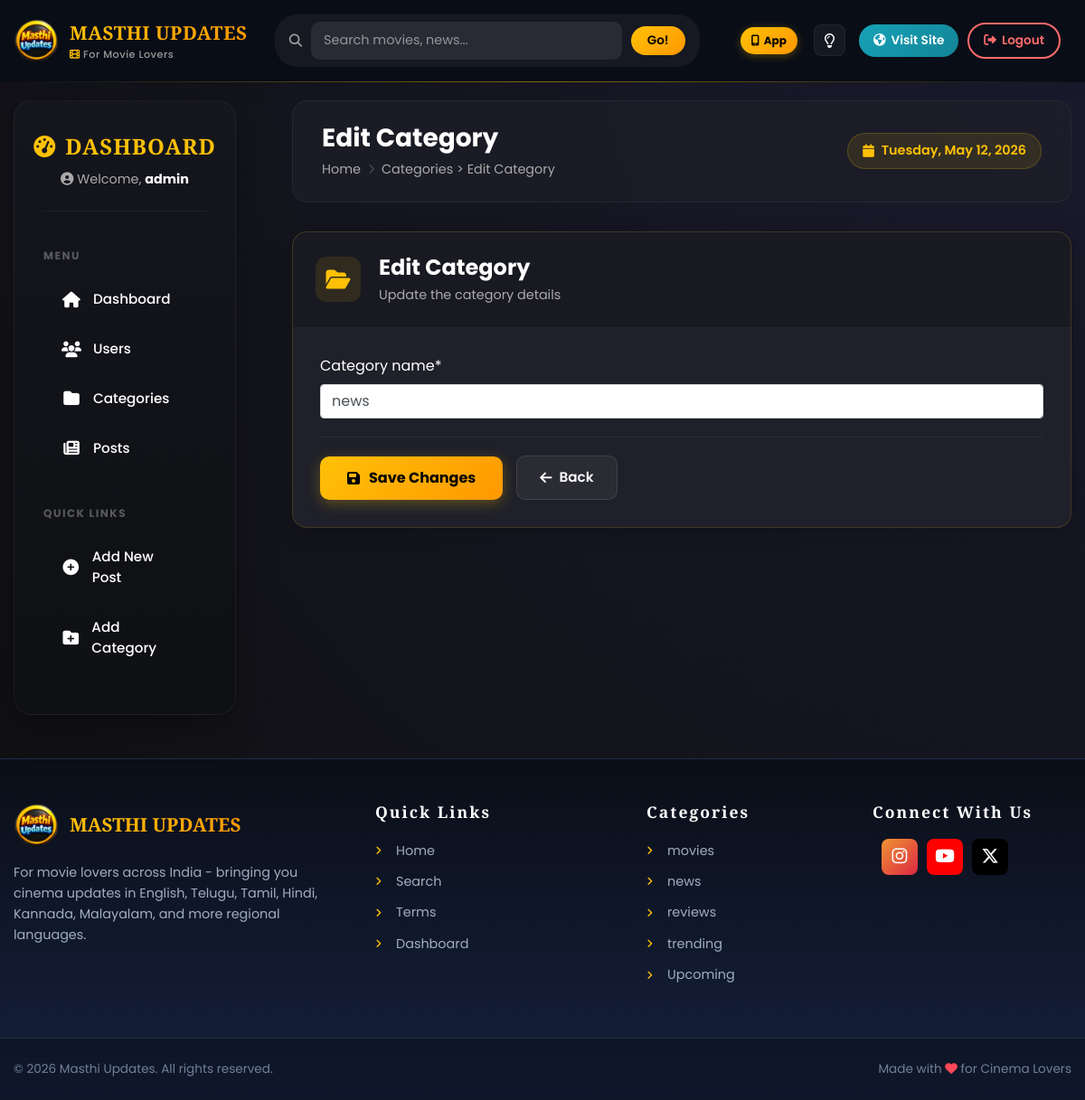
The page /dashboard/edit-category/2/ (signed in) on the database its author committed.
### blogs/models.py (models this page shows, shortened)
class Category(models.Model):
    category_name = models.CharField(max_length=200, unique=True)
    created_at = models.DateTimeField(auto_now_add=True)
    updated_at = models.DateTimeField(auto_now=True)
    class Meta:
        verbose_name_plural = 'Categories'

### dashboards/views.py (the view)
# urls.py: path('edit-category/<int:id>/',views.edit_category,name='edit_category'),
@login_required(login_url='login')
def edit_category(request, id):
    category = Category.objects.get(id=id)
    if request.method == "POST":
        form = CategoryForm(request.POST, instance=category)
        if form.is_valid():
            form.save()
            return redirect('categories')
    else:
        form = CategoryForm(instance=category)
    context = {
        'form': form,
        'category': category,
    }
    return render(request, 'dashboards/edit_category.html', context)

### dashboards/forms.py
class CategoryForm(forms.ModelForm):
    class Meta:
        model = Category
        fields = '__all__'
    def __init__(self, *args, **kwargs):
        super().__init__(*args, **kwargs)
        self.helper = FormHelper()
        self.helper.form_method = 'post'

### blogs/context_processors.py (called while the page is built)
def get_categories(request):
    categories = Category.objects.all()
    total_posts = Blog.objects.filter(status='Published').count()
    total_users = User.objects.count()
    total_languages = 8  # Based on the language selector (English + 7 Indian languages)
    return {
        'categories': categories,
        'site_stats': {
            'total_posts': total_posts,
            'total_users': total_users,
            'total_languages': total_languages,
        }
    }

def get_about(request):
    about=About.objects.first()
    return dict(about=about)

### dashboards/templates/dashboards/edit_category.html (shortened to what this page needs)
{% extends 'dashboards/base_dashboard.html' %}
{% load crispy_forms_tags %}
{% block page_title %}Edit Category{% endblock %}
{% block breadcrumb %}Categories > Edit Category{% endblock %}
{% block dashboard_content %}
<div class="form-card">
    <div class="form-header">
        <div class="form-icon edit-category-icon">
            <i class="fa-solid fa-folder-open"></i>
        </div>
        <div>
            <h4>Edit Category</h4>
            <p>Update the category details</p>
        </div>
    </div>
    <form action="{% url 'edit_category' category.id %}" method="post" class="enhanced-form">
        {{ form|crispy }}
        <div class="form-actions">
            <button type="submit" class="btn-submit">
                <i class="fa-solid fa-save"></i> Save Changes
            </button>
            <a href="{% url 'categories' %}" class="btn-cancel">
                <i class="fa-solid fa-arrow-left"></i> Back
            </a>
        </div>
    </form>
</div>
{% endblock %}

### dashboards/templates/dashboards/base_dashboard.html (shortened to what this page needs)
{% extends 'base.html' %}
{% load static %}
{% block extra_css %}
<link rel="stylesheet" href="{% static 'css/dashboard-pages.css' %}">
{% endblock %}
{% block content %}
<div class="dashboard-layout">
    <div class="row g-0">
        <div class="col-lg-3 col-md-4">
            <div class="dashboard-sidebar">
                <div class="sidebar-header">
                    <div class="sidebar-brand">
                        <i class="fas fa-gauge-high"></i>
                        <span>DASHBOARD</span>
                    </div>
                    <p class="sidebar-user">
                        <i class="fas fa-user-circle"></i>
                        Welcome, <strong>{{ request.user.username }}</strong>
                    </p>
                </div>
                <nav class="sidebar-nav">
                    <div class="nav-section">
                        <span class="nav-section-title">MENU</span>
                        <a href="{% url 'dashboard' %}"
                            class="sidebar-link {% if request.resolver_match.url_name == 'dashboard' %}active{% endif %}">
                            <i class="fas fa-home"></i>
                            <span>Dashboard</span>
                        </a>
                        {% if perms.auth.view_user %}
                        <a href="{% url 'users' %}"
                            class="sidebar-link {% if request.resolver_match.url_name == 'users' %}active{% endif %}">
                            <i class="fas fa-users"></i>
                            <span>Users</span>
                        </a>
                        {% endif %}
                        {% if perms.blogs.view_category %}
                        <a href="{% url 'categories' %}"
                            class="sidebar-link {% if request.resolver_match.url_name == 'categories' %}active{% endif %}">
                            <i class="fas fa-folder"></i>
                            <span>Categories</span>
                        </a>
                        {% endif %}
                        {% if perms.blogs.view_blog %}
                        <a href="{% url 'posts' %}"
                            class="sidebar-link {% if request.resolver_match.url_name == 'posts' %}active{% endif %}">
                            <i class="fas fa-newspaper"></i>
                            <span>Posts</span>
                        </a>
                        {% endif %}
                    </div>
                    <div class="nav-section">
                        <span class="nav-section-title">QUICK LINKS</span>
                        {% if perms.blogs.add_blog %}
                        <a href="{% url 'add_post' %}" class="sidebar-link">
                            <i class="fas fa-plus-circle"></i>
                            <span>Add New Post</span>
                        </a>
                        {% endif %}
                        {% if perms.blogs.add_category %}
                        <a href="{% url 'add_category' %}" class="sidebar-link">
                            <i class="fas fa-folder-plus"></i>
                            <span>Add Category</span>
                        </a>
                        {% endif %}
                        <a href="{% url 'home' %}" class="sidebar-link">
                        </a>
                    </div>
                </nav>
            </div>
        </div>
        <div class="col-lg-9 col-md-8">
            <div class="dashboard-main">
                <div class="dashboard-topbar">
                    <div class="topbar-left">
                        <h1 class="page-title">
                            {% block page_title %}Dashboard{% endblock %}
                        </h1>
                        <nav class="breadcrumb-nav">
                            <a href="{% url 'dashboard' %}">Home</a>
                            <i class="fas fa-chevron-right"></i>
                            <span>{% block breadcrumb %}Dashboard{% endblock %}</span>
                        </nav>
                    </div>
                    <div class="topbar-right">
                        <span class="current-date">
                            <i class="fas fa-calendar"></i>
                            <span id="currentDate"></span>
                        </span>
                    </div>
                </div>
                <div class="dashboard-content">
                    {% block dashboard_content %}{% endblock %}
                </div>
            </div>
        </div>
    </div>
</div>
{% endblock %}

### templates/base.html (shortened to what this page needs)
{% load static %}
<!DOCTYPE html>
<html lang="en">
<head>
    <link href="https://getbootstrap.com/docs/4.0/dist/css/bootstrap.min.css" rel="stylesheet">
    <link href="https://cdnjs.cloudflare.com/ajax/libs/font-awesome/6.5.1/css/all.min.css" rel="stylesheet">
    <link href="{% static 'css/blog.css' %}" rel="stylesheet">
    <link href="{% static 'css/homepage-cinematic.css' %}" rel="stylesheet">
    <link href="{% static 'css/slideshow-netflix-style.css' %}" rel="stylesheet">
    <link href="{% static 'css/advanced-ui.css' %}" rel="stylesheet">
    <link href="{% static 'css/advanced-ui.css' %}" rel="stylesheet">
    <link href="{% static 'css/professional-header-footer.css' %}" rel="stylesheet">
    {% block extra_css %}{% endblock %}
</head>
<body>
    <header class="site-header" id="siteHeader">
        <div class="container">
            <div class="row align-items-center header-row">
                <div class="col-auto">
                    <a href="{% url 'home' %}" class="header-logo">
                        <img src="{% static 'images/logo.png' %}" class="logo-img" alt="Logo">
                        <div class="brand-info">
                            <span class="brand-name">MASTHI UPDATES</span>
                            <span class="brand-tagline d-none d-lg-block">
                                <i class="fa-solid fa-film"></i> For Movie Lovers
                            </span>
                        </div>
                    </a>
                </div>
                <div class="col-md-5 d-none d-md-block">
                    <form action="{% url 'search' %}" method="get" class="search-form">
                        <div class="search-box">
                            <i class="fa-solid fa-search search-icon"></i>
                            <input type="text" class="search-input" name="keyword" placeholder="Search movies, news..."
                                autocomplete="off">
                            <button type="submit" class="search-btn">Go!</button>
                        </div>
                    </form>
                </div>
                <div class="col flex-grow-1 d-flex justify-content-end align-items-center">
                    <div class="header-actions">
                        <button id="installTriggerBtn" class="mobile-app-action-btn mr-2" title="Install App & Notify">
                            <i class="fa-solid fa-mobile-screen-button"></i>
                            <span class="d-none d-sm-inline">App</span>
                        </button>
                        <button id="themeToggle" class="action-btn" title="Toggle Theme">
                        </button>
                        {% if user.is_authenticated %}
                        {% if '/dashboard/' in request.path %}
                        <a href="{% url 'home' %}" class="action-btn-link" title="Visit Site">
                            <i class="fa-solid fa-earth-americas"></i>
                            <span class="d-none d-xl-inline">Visit Site</span>
                        </a>
                        {% endif %}
                        <a href="{% url 'logout' %}" class="action-btn-link logout" title="Logout">
                            <i class="fa-solid fa-sign-out-alt"></i>
                            <span class="d-none d-xl-inline">Logout</span>
                        </a>
                        {% else %}
                        <a href="{% url 'login' %}" class="auth-btn login">Log In</a>
                        <a href="{% url 'register' %}" class="auth-btn register">Sign Up</a>
                        {% endif %}
                    </div>
                </div>
            </div>
        </div>
    </header>
    <div class="container">
        {% block content %}{% endblock %}
    </div>
    <footer class="site-footer">
        <div class="footer-content">
            <div class="container">
                <div class="row">
                    <div class="col-lg-4 col-md-6 mb-4">
                        <div class="footer-brand">
                            <img src="{% static 'images/logo.png' %}" alt="Logo" class="footer-logo">
                            <h4>MASTHI UPDATES</h4>
                        </div>
                        <p class="footer-desc">
                            For movie lovers across India - bringing you cinema updates in English, Telugu, Tamil,
                            Hindi, Kannada, Malayalam, and more regional languages.
                        </p>
                    </div>
                    <div class="col-lg-3 col-md-6 mb-4">
                        <h5 class="footer-title">Quick Links</h5>
                        <ul class="footer-links">
                            <li><a href="{% url 'home' %}"><i class="fa-solid fa-angle-right"></i> Home</a></li>
                            <li><a href="{% url 'search' %}"><i class="fa-solid fa-angle-right"></i> Search</a></li>
                            <li><a href="{% url 'terms' %}"><i class="fa-solid fa-angle-right"></i> Terms</a></li>
                            {% if user.is_authenticated %}
                            <li><a href="{% url 'dashboard' %}"><i class="fa-solid fa-angle-right"></i> Dashboard</a>
                            </li>
                            {% else %}
                            <li><a href="{% url 'login' %}"><i class="fa-solid fa-angle-right"></i> Login</a></li>
                            <li><a href="{% url 'register' %}"><i class="fa-solid fa-angle-right"></i> Register</a></li>
                            {% endif %}
                        </ul>
                    </div>
                    <div class="col-lg-5 col-lg-5 col-md-12 mb-4">
                        <div class="row">
                            <div class="col-sm-6 mb-4 mb-sm-0">
                                <h5 class="footer-title">Categories</h5>
                                <ul class="footer-links">
                                    {% for cat in categories %}
                                    {% if forloop.counter <= 6 %} <li><a href="{% url 'posts_by_category' cat.id %}"><i
                                                class="fa-solid fa-angle-right"></i> {{ cat.category_name }}</a></li>
                                        {% endif %}
                                        {% endfor %}
                                </ul>
                            </div>
                            <div class="col-sm-6">
                                <h5 class="footer-title">Connect With Us</h5>
                                <div class="social-links-compact">
                                    <a href="https://www.instagram.com/masthi__updates" target="_blank" rel="noopener"
                                        class="social-compact instagram" title="Instagram">
                                        <i class="fa-brands fa-instagram"></i>
                                    </a>
                                    <a href="https://youtube.com/@cine_muchatluu" target="_blank" rel="noopener"
                                        class="social-compact youtube" title="YouTube">
                                        <i class="fa-brands fa-youtube"></i>
                                    </a>
                                    <a href="https://x.com/cine_muchatlu" target="_blank" rel="noopener"
                                        class="social-compact twitter" title="Twitter">
                                        <i class="fa-brands fa-x-twitter"></i>
                                    </a>
                                </div>
                            </div>
                        </div>
                    </div>
                </div>
            </div>
        </div>
        <div class="footer-bottom">
            <div class="container">
                <div class="row align-items-center">
                    <div class="col-md-6 text-center text-md-left mb-2 mb-md-0">
                        <p>&copy; <span id="year"></span> Masthi Updates. All rights reserved.</p>
                    </div>
                    <div class="col-md-6 text-center text-md-right">
                        <p>Made with <i class="fa-solid fa-heart pulse-heart"></i> for Cinema Lovers</p>
                    </div>
                </div>
            </div>
        </div>
    </footer>
</body>
</html>

### templates/base.html (style rules this page uses)
.mobile-app-action-btn { background: linear-gradient(135deg, var(--primary-gold), #ff9800); color: #000; border: none; border-radius: 20px; padding: 6px 12px; font-size: 0.75rem; font-weight: 700; display: inline-flex; align-items: center; gap: 5px; box-shadow: 0 2px 10px rgba(255, 193, 7, 0.3); cursor: pointer; text-decoration: none; }

### rows shown on the page
Category: category_name "news"
Category: category_name "movies"
Category: category_name "reviews"
Category: category_name "trending"
Category: category_name "Upcoming"

### other values the page prints
{{ request.user.username }} "admin"
